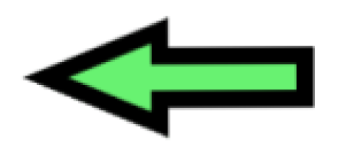
%> input picture Online/leftt.png, 354 x 147 px
$ octave feedback_example.m   (GNU Octave 9; MATLAB toolbox functions it lacks are replaced by stand-ins)
%> lines starting %> are read from the running program, lines starting %| are printed output that depends on the picture

%function MI_OnlineClassification_Scaffolding2(prediction)
    %%trying to plot dynamic graphh

    x2 = [50 50];
    y2 = [0 0];
    figure
    p = plot(x2,y2);
    numIter = 100;
    xlim([0 numIter])
    ylim([0 numIter])
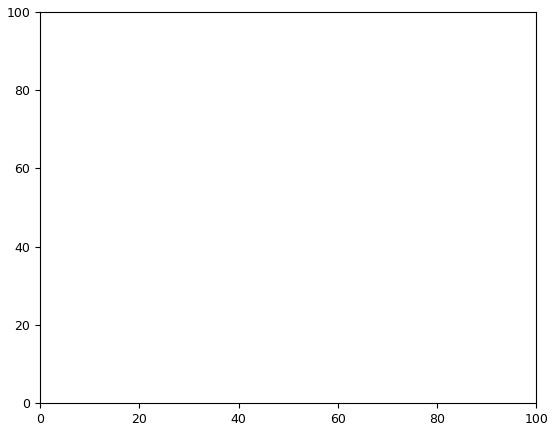
%> figure redrawn from the program's plot data
    axes('pos',[.01 .9 0.5 0.1])
    image = imread('leftt.png');
%> image is the input picture: size 147x354x3 uint8; mean R, G, B 182.2, 199.6, 183.4
    imshow(image)


    xlabel('X')
    ylabel('Y')
    title('	\leftarrow LEFT or RIGHT \rightarrow ');

    p.XDataSource = 'x2';
    p.YDataSource = 'y2';

%     plot((1:10).^2)


    denom = 1;
    k = -10;
    for t = 1:100
        denom = denom + 2;
        y2(t) = t;
        if (t == 1)
            x2(t) = 50 +k;
            image = imread('rightt.png');
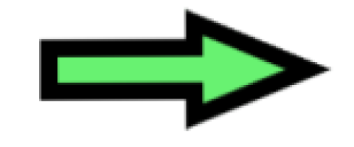
%> input picture Online/rightt.png, 354 x 147 px
%> image is the input picture: size 147x354x3 uint8; mean R, G, B 182.2, 199.6, 183.4
        else
            x2(t) = 50+k; %supposed to be x2(t-1) +k
            image = imread('leftt.png');
            if (k> 0)
                image = imread('rightt.png');
            end
        end


        imshow(image)
        refreshdata
        drawnow
        %hold on
        k = -k;
    end
